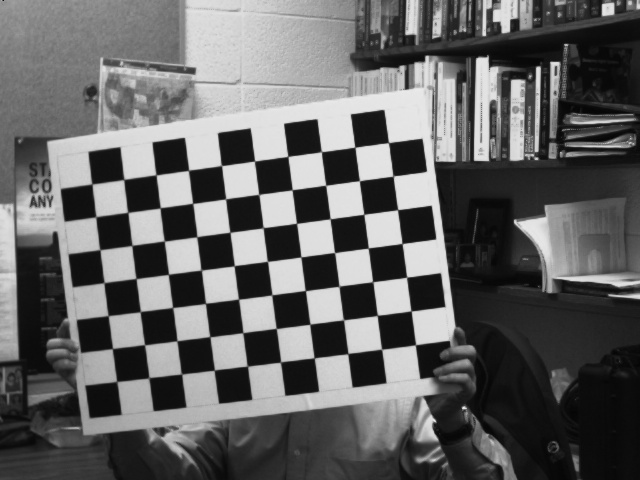
#> input picture Assignment_2/images/JPEG/AR10.jpg, 640 x 480 px; its folder holds only this picture in this run
$ python task2.py
#> lines starting #> are read from the running program, lines starting #| are printed output that depends on the picture; after the words box and inside, x2 and y2 are one past the last pixel; in counts of white or black regions, pixels touching at a corner belong together; long printed decimals are rounded
import numpy as np
import cv2
import os
# import glob

# termination criteria
criteria = (cv2.TERM_CRITERIA_EPS + cv2.TERM_CRITERIA_MAX_ITER, 30, 0.001)

# prepare object points, like (0,0,0), (1,0,0), (2,0,0) ....,(6,5,0)
objp = np.zeros((7*10,3), np.float32)
objp[:,:2] = np.mgrid[0:10,0:7].T.reshape(-1,2)

# Arrays to store object points and image points from all the images.
objpoints = [] # 3d point in real world space
imgpoints = [] # 2d points in image plane.


# read all images match the objp and append image and object points (7*10)
# images = glob.glob('*.jpg')
imagesFolder = os.path.join(os.getcwd(),'images','JPEG')
images = list()
for filename in os.listdir(imagesFolder):
    if filename.endswith(".jpg"):
        imagePath = os.path.join(imagesFolder, filename)
        images.append(imagePath)

for fname in images:
    img = cv2.imread(fname)
#> img is the input picture: shape (480, 640, 3); min 0, max 236, mean 99.6
    gray = cv2.cvtColor(img,cv2.COLOR_BGR2GRAY)

    # Find the chess board corners
    ret, corners = cv2.findChessboardCorners(gray, (10,7),None)
#> ret = True; corners = 70 rows, first 8: [415.4, 344.7], [381.5, 349.2], [347.9, 353.6], [314.1, 357.8], [280.4, 362.1], [247.5, 366.2], [214.3, 370.2], [181.7, 374]

    # If found, add object points, image points (after refining them)
    if ret == True:
        objpoints.append(objp)

        corners2 = cv2.cornerSubPix(gray,corners,(11,11),(-1,-1),criteria)
#> corners2 = 70 rows, first 8: [415.5, 344.8], [381.6, 349.2], [347.8, 353.6], [314.2, 357.8], [280.6, 362], [247.4, 366.2], [214.3, 370.1], [181.5, 374.1]
        imgpoints.append(corners2)

        # Draw and display the corners
        img = cv2.drawChessboardCorners(img, (10,7), corners2,ret)
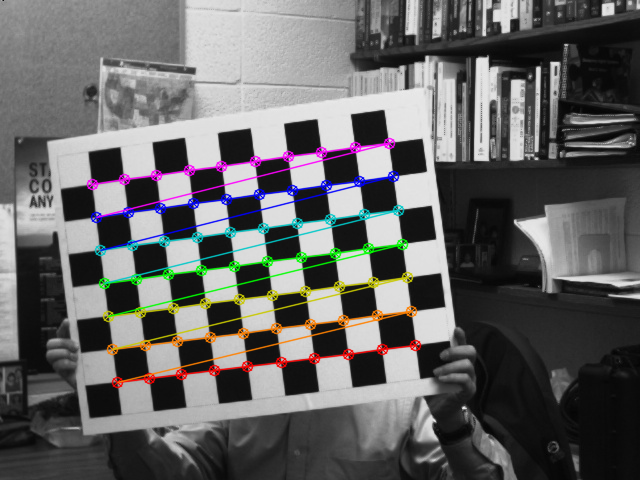
#> img: shape (480, 640, 3); 5.47% of pixels changed, all inside (x1, y1, x2, y2) = (86, 137, 422, 389)
        cv2.imshow('image',img)
        cv2.waitKey(50)

# Find the Intrinsic parameters and Distortion parameters
ret, mtx, dist, rvecs, tvecs = cv2.calibrateCamera(objpoints, imgpoints, gray.shape[::-1],None,None)
#> ret = 0.0618; mtx = [[684.5, 0, 397.7], [0, 682.9, 237.8], [0, 0, 1]]; dist = [[-0.0569, -0.219, -0.00347, -0.00832, 0.55]]; rvecs = ([0.0579, 0.037, 3.01],); tvecs = ([0.526, 3.14, 19.96],)
print('intrinsic  parameters = ',mtx)
#| intrinsic  parameters =  [[684.456   0.         397.655]
#|  [  0.         682.888  237.767]
#|  [  0.           0.           1.        ]]
print('distortion parameters = ',dist)
#| distortion parameters =  [[-0.05685   -0.219   -0.00347 -0.008319  0.5498]]

# Calculate the actual focal length
fsx = mtx[0,0]
#> fsx = 684.5
print('fsx = ', fsx)
#| fsx =  684.456
focal_length = fsx /135
#> focal_length = 5.07
print('focal_length in mm = {} mm'.format(focal_length))
#| focal_length in mm = 5.070 mm

# save parameters
np.save('intrinsic  parameters.npy', mtx)
np.save('distortion parameters.npy', dist)

cv2.destroyAllWindows()

$ run again, on Assignment_2/images/JPEG/AR17.jpg
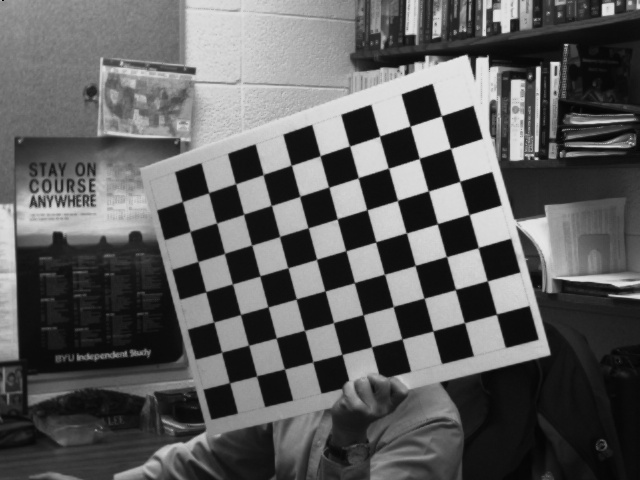
#> input picture Assignment_2/images/JPEG/AR17.jpg, 640 x 480 px
#> img is the input picture: shape (480, 640, 3); min 0, max 234, mean 93.2
#> `ret, corners = cv2.findChessboardCorners(gray, (10,7),None)`: ret = True; corners = 70 rows, first 8: [496.4, 314.1], [464.4, 322.5], [433, 330.9], [401.9, 338.8], [371.4, 346.8], [342, 354.4], [312.6, 361.8], [284.5, 369]
#> corners2 = 70 rows, first 8: [496.5, 314.2], [464.4, 322.6], [432.9, 330.9], [401.9, 338.9], [371.6, 346.8], [341.9, 354.4], [312.8, 361.8], [284.4, 369]
#> `img = cv2.drawChessboardCorners(img, (10,7), corners2,ret)`:
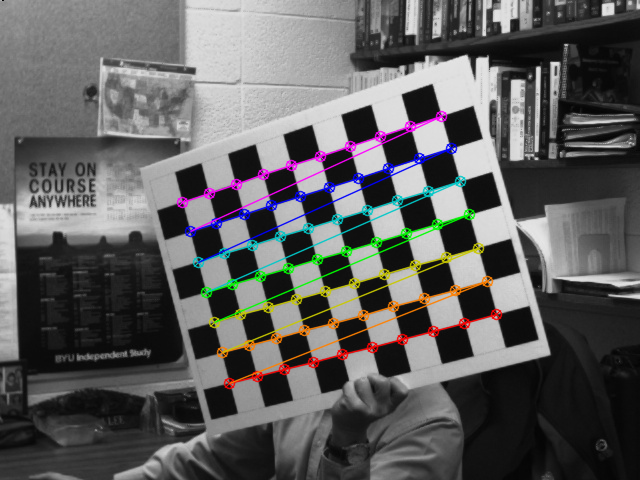
#> img: shape (480, 640, 3); 5.02% of pixels changed, all inside (x1, y1, x2, y2) = (176, 110, 503, 390)
#> `ret, mtx, dist, rvecs, tvecs = cv2.calibrateCamera(objpoints, imgpoint..`: ret = 0.0627; mtx = [[1006.2, 0, 332.1], [0, 1018.6, 219.7], [0, 0, 1]]; dist = [[-0.177, -1.98, 0.000224, -0.00418, 43.45]]; rvecs = ([0.506, 0.043, 2.82],); tvecs = ([4.81, 2.73, 29.18],)
#| intrinsic  parameters =  [[1.00622317e+03 0.00000000e+00 3.32063611e+02]
#|  [0.00000000e+00 1.01860163e+03 2.19702336e+02]
#|  [0.00000000e+00 0.00000000e+00 1.00000000e+00]]
#| distortion parameters =  [[-1.76613647e-01 -1.97968174e+00  2.24412795e-04 -4.18024309e-03
#|    4.34513912e+01]]
#> fsx = 1006.2
#| fsx =  1006.223
#> focal_length = 7.45
#| focal_length in mm = 7.454 mm

$ run again, on Assignment_2/images/JPEG/AR19.jpg
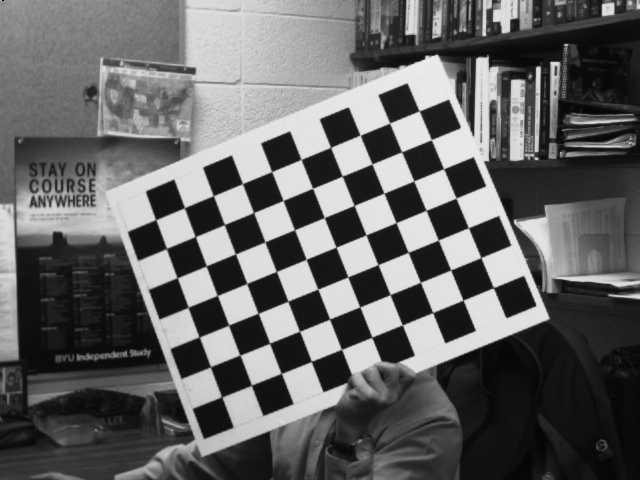
#> input picture Assignment_2/images/JPEG/AR19.jpg, 640 x 480 px
#> img is the input picture: shape (480, 640, 3); min 0, max 238, mean 99.7
#> `ret, corners = cv2.findChessboardCorners(gray, (10,7),None)`: ret = True; corners = 70 rows, first 8: [493.4, 287.6], [463.1, 300.2], [432.7, 312.7], [402.3, 324.8], [371.9, 337.1], [341.4, 349], [311.2, 361.2], [281.2, 373.2]
#> corners2 = 70 rows, first 8: [493.4, 287.7], [463.1, 300.1], [432.7, 312.6], [402.3, 324.9], [371.8, 337.2], [341.5, 349.4], [311.4, 361.4], [281.3, 373.4]
#> `img = cv2.drawChessboardCorners(img, (10,7), corners2,ret)`:
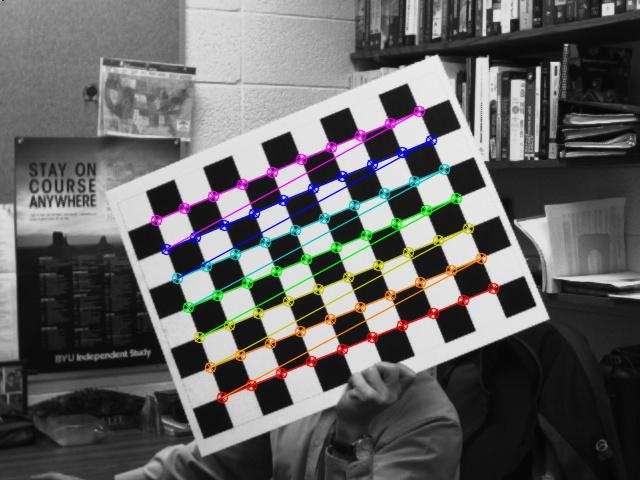
#> img: shape (480, 640, 3); 5.08% of pixels changed, all inside (x1, y1, x2, y2) = (150, 105, 500, 404)
#> `ret, mtx, dist, rvecs, tvecs = cv2.calibrateCamera(objpoints, imgpoint..`: ret = 0.043; mtx = [[1031.7, 0, 332.2], [0, 1035.1, 261.8], [0, 0, 1]]; dist = [[-0.129, -8.11, -0.0103, -3.24e-06, 198.4]]; rvecs = ([0.098, 0.213, 2.75],); tvecs = ([4.92, 0.794, 31.29],)
#| intrinsic  parameters =  [[1.03172916e+03 0.00000000e+00 3.32206586e+02]
#|  [0.00000000e+00 1.03505004e+03 2.61844977e+02]
#|  [0.00000000e+00 0.00000000e+00 1.00000000e+00]]
#| distortion parameters =  [[-1.28571784e-01 -8.11315299e+00 -1.03413032e-02 -3.23972051e-06
#|    1.98403199e+02]]
#> fsx = 1031.7
#| fsx =  1031.729
#> focal_length = 7.64
#| focal_length in mm = 7.642 mm
